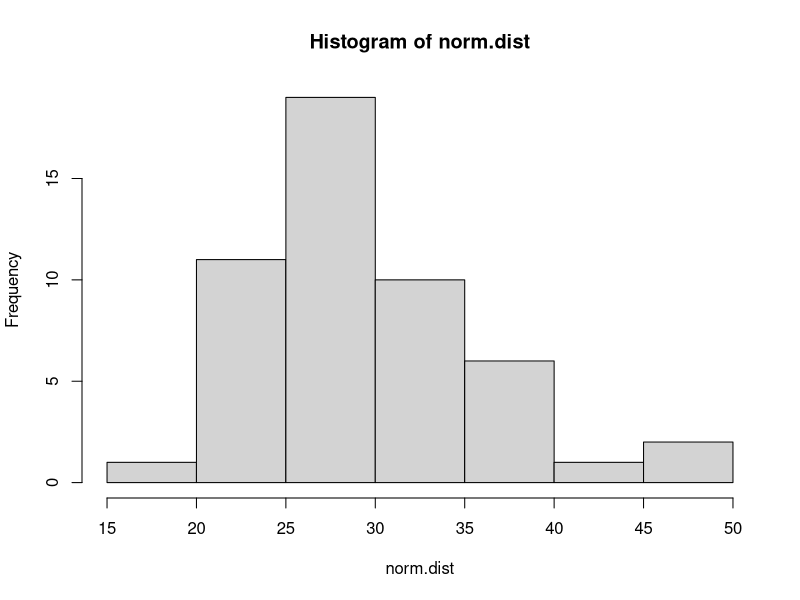
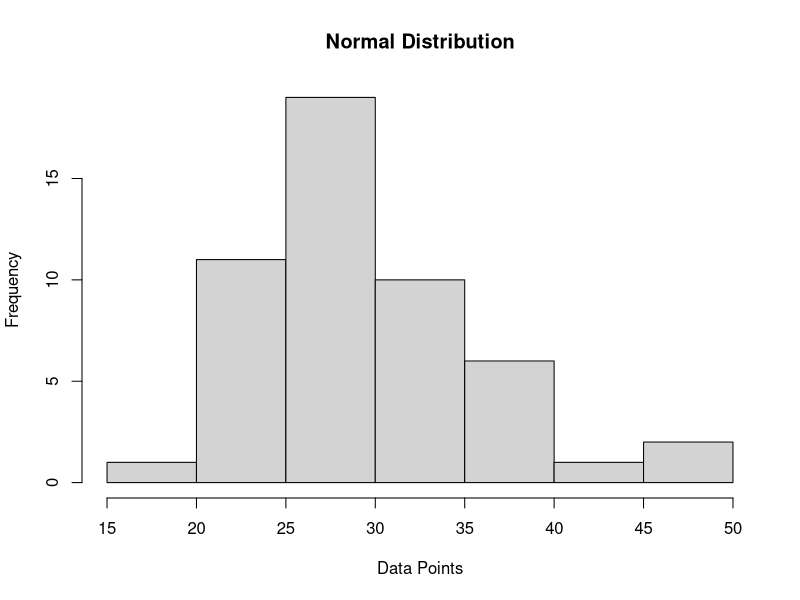

The R script that drew these images, in order:
## ---- chunk 1
knitr::opts_chunk$set(echo = TRUE)
## ---- chunk 2
set.seed(537)
norm.dist <- floor(rnorm(n=50, mean=30, sd=7))
norm.dist
## ---- chunk 3
hist(norm.dist)
## ---- chunk 4
hist(norm.dist, main="Normal Distribution", xlab="Data Points")
